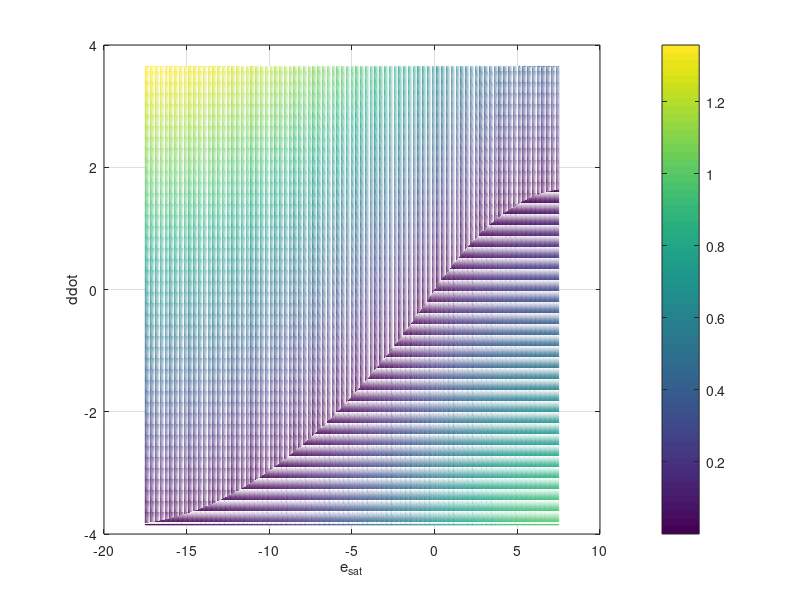
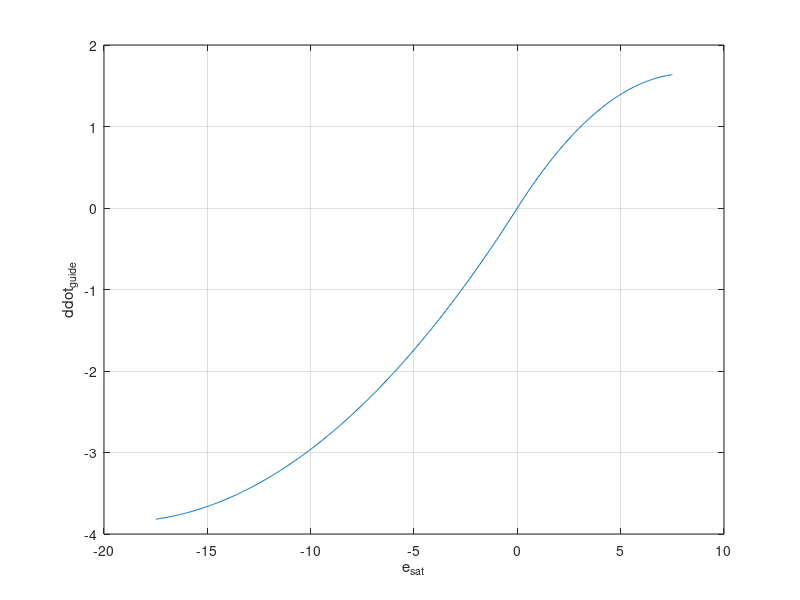

Write the MATLAB code that produced these figures, in order. (Note: this script raises an error after producing the figures.)


clear; clc;

ddot_sink = 1.5*1.1;
ddot_clmb = 3.5*1.1;

ddot_sp = 0;

e_b_d = 5;

e = linspace(-ddot_clmb*5/1.1,ddot_sink*5/1.1,501);
ddot = linspace(-ddot_clmb,ddot_sink+2,501);

for i=1:length(e)
    
    if ddot_sp<-ddot_clmb/1.1, ddot_sp=-ddot_clmb/1.1; end;
    if ddot_sp>ddot_sink/1.1, ddot_sp=ddot_sink/1.1; end;
    
    if e(i)<0
        sat_e = abs(e(i)/e_b_d/(-ddot_clmb-ddot_sp));
        if sat_e>1.0, sat_e=1.0; end;
        thetal = -sat_e*(sat_e-2);
        delta_ddot = (-ddot_clmb-ddot_sp)*thetal;
        ddot_guide(i)=delta_ddot + ddot_sp;
%         ev(i,:) = sign(delta_ddot + ddot_sp - ddot).*sqrt(abs(delta_ddot + ddot_sp - ddot)/(ddot_clmb+ddot_sink));
%         ev(i,:) = abs(sign(delta_ddot + ddot_sp - ddot).*sqrt(abs(delta_ddot + ddot_sp - ddot)/(ddot_clmb+ddot_sink)));
        ev(i,:) = abs((delta_ddot + ddot_sp - ddot)/(ddot_clmb+ddot_sink));
%         ev_temp = abs((delta_ddot + ddot_sp - ddot)/(ddot_clmb+ddot_sink));
%         ev(i,:) = -ev_temp.*(ev_temp-2);
    else
        sat_e = abs(e(i)/e_b_d/(ddot_sink-ddot_sp));
        if sat_e>1.0, sat_e=1.0; end;
        thetal = -sat_e*(sat_e-2);
        delta_ddot = (ddot_sink-ddot_sp)*thetal;
        ddot_guide(i)=delta_ddot + ddot_sp;
%         ev(i,:) = sign(delta_ddot + ddot_sp - ddot).*sqrt(abs(delta_ddot + ddot_sp - ddot)/(ddot_clmb+ddot_sink));
%         ev(i,:) = abs(sign(delta_ddot + ddot_sp - ddot).*sqrt(abs(delta_ddot + ddot_sp - ddot)/(ddot_clmb+ddot_sink)));
        ev(i,:) = abs((delta_ddot + ddot_sp - ddot)/(ddot_clmb+ddot_sink));
%         ev_temp = abs((delta_ddot + ddot_sp - ddot)/(ddot_clmb+ddot_sink));
%         ev(i,:) = -ev_temp.*(ev_temp-2);
    end
end

figure('color','w'); hold on; grid on; box on;
% mesh(e,ddot,zeros(length(e),length(ddot)));
mesh(e,ddot,ev');

xlabel('e_{sat}')
ylabel('ddot')
zlabel('ev')

colorbar;

figure('color','w'); hold on; grid on; box on;
plot(e,ddot_guide);

xlabel('e_{sat}')
ylabel('ddot_{guide}')

% colorbar;

%%

clear; clc;

syms ddot_clmb e ddot_sp ddot ddot_sink ebd

sat_e_clmb = e/ebd/ddot_clmb;
thetal_clmb = -sat_e_clmb*(sat_e_clmb-2);
ev_clmb = sqrt(abs(ddot_clmb*thetal_clmb+ddot_sp-ddot)/(ddot_clmb+ddot_sink));

sat_e_sink = e/ebd/ddot_sink;
thetal_sink = -sat_e_sink*(sat_e_sink-2);
ev_sink = sqrt(abs(ddot_sink*thetal_sink+ddot_sp-ddot)/(ddot_clmb+ddot_sink));

j_e_clmb = jacobian(ev_clmb,e);
pretty(simplify(subs(j_e_clmb,e,0)))

j_e_sink = jacobian(ev_sink,e);
pretty(simplify(subs(j_e_sink,e,0)))

j_d_clmb = jacobian(ev_clmb,ddot);
pretty(simplify(subs(j_d_clmb,[ddot ddot_sp],[0 0])))

j_d_sink = jacobian(ev_sink,ddot);
pretty(simplify(subs(j_d_sink,[ddot ddot_sp],[0 0])))
